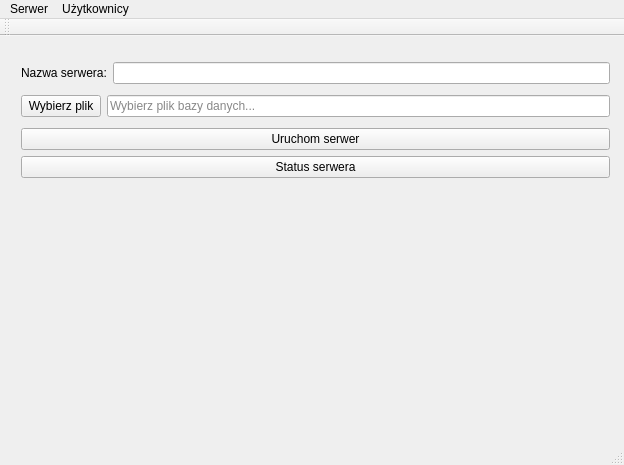
<?xml version="1.0" encoding="UTF-8"?>
<ui version="4.0">
 <class>serwer</class>
 <widget class="QMainWindow" name="serwer">
  <property name="geometry">
   <rect>
    <x>0</x>
    <y>0</y>
    <width>624</width>
    <height>465</height>
   </rect>
  </property>
  <property name="windowTitle">
   <string>serwer</string>
  </property>
  <property name="styleSheet">
   <string notr="true">QToolTip {
    border: 1px solid #76797C;
    background-color: #5A7566;
    color: white;
    padding: 0px;                /*remove padding, for fix combobox tooltip.*/
    opacity: 200;
}

QWidget {
    color: #eff0f1;
    background-color: #31363b;
    selection-background-color: #3daee9;
    selection-color: #eff0f1;
    background-clip: border;
    border-image: none;
    border: 0px transparent black;
    outline: 0;
}

QWidget:item:hover {
    background-color: #18465d;
    color: #eff0f1;
}

QWidget:item:selected {
    background-color: #18465d;
}

QCheckBox {
    spacing: 5px;
    outline: none;
    color: #eff0f1;
    margin-bottom: 2px;
}

QCheckBox:disabled {
    color: #76797C;
}

QCheckBox::indicator,
QGroupBox::indicator {
    width: 18px;
    height: 18px;
}

QGroupBox::indicator {
    margin-left: 2px;
}

QCheckBox::indicator:unchecked,
QGroupBox::indicator:unchecked {
    image: url(:/qss_icons/rc/checkbox_unchecked.png);
}

QCheckBox::indicator:unchecked:hover,
QCheckBox::indicator:unchecked:focus,
QCheckBox::indicator:unchecked:pressed,
QGroupBox::indicator:unchecked:hover,
QGroupBox::indicator:unchecked:focus,
QGroupBox::indicator:unchecked:pressed {
    border: none;
    image: url(:/qss_icons/rc/checkbox_unchecked_focus.png);
}

QCheckBox::indicator:checked,
QGroupBox::indicator:checked {
    image: url(:/qss_icons/rc/checkbox_checked.png);
}

QCheckBox::indicator:checked:hover,
QCheckBox::indicator:checked:focus,
QCheckBox::indicator:checked:pressed,
QGroupBox::indicator:checked:hover,
QGroupBox::indicator:checked:focus,
QGroupBox::indicator:checked:pressed {
    border: none;
    image: url(:/qss_icons/rc/checkbox_checked_focus.png);
}

QCheckBox::indicator:indeterminate {
    image: url(:/qss_icons/rc/checkbox_indeterminate.png);
}

QCheckBox::indicator:indeterminate:focus,
QCheckBox::indicator:indeterminate:hover,
QCheckBox::indicator:indeterminate:pressed {
    image: url(:/qss_icons/rc/checkbox_indeterminate_focus.png);
}

QCheckBox::indicator:checked:disabled,
QGroupBox::indicator:checked:disabled {
    image: url(:/qss_icons/rc/checkbox_checked_disabled.png);
}

QCheckBox::indicator:unchecked:disabled,
QGroupBox::indicator:unchecked:disabled {
    image: url(:/qss_icons/rc/checkbox_unchecked_disabled.png);
}

QRadioButton {
    spacing: 5px;
    outline: none;
    color: #eff0f1;
    margin-bottom: 2px;
}

QRadioButton:disabled {
    color: #76797C;
}

QRadioButton::indicator {
    width: 21px;
    height: 21px;
}

QRadioButton::indicator:unchecked {
    image: url(:/qss_icons/rc/radio_unchecked.png);
}

QRadioButton::indicator:unchecked:hover,
QRadioButton::indicator:unchecked:focus,
QRadioButton::indicator:unchecked:pressed {
    border: none;
    outline: none;
    image: url(:/qss_icons/rc/radio_unchecked_focus.png);
}

QRadioButton::indicator:checked {
    border: none;
    outline: none;
    image: url(:/qss_icons/rc/radio_checked.png);
}

QRadioButton::indicator:checked:hover,
QRadioButton::indicator:checked:focus,
QRadioButton::indicator:checked:pressed {
    border: none;
    outline: none;
    image: url(:/qss_icons/rc/radio_checked_focus.png);
}

QRadioButton::indicator:checked:disabled {
    outline: none;
    image: url(:/qss_icons/rc/radio_checked_disabled.png);
}

QRadioButton::indicator:unchecked:disabled {
    image: url(:/qss_icons/rc/radio_unchecked_disabled.png);
}

QMenuBar {
    background-color: #31363b;
    color: #eff0f1;
}

QMenuBar::item {
    background: transparent;
}

QMenuBar::item:selected {
    background: transparent;
    border: 1px solid #76797C;
}

QMenuBar::item:pressed {
    border: 1px solid #76797C;
    background-color: #3daee9;
    color: #eff0f1;
    margin-bottom: -1px;
    padding-bottom: 1px;
}

QMenu {
    border: 1px solid #76797C;
    color: #eff0f1;
    margin: 2px;
}

QMenu::icon {
    margin: 5px;
}

QMenu::item {
    padding: 5px 30px 5px 30px;
    border: 1px solid transparent;
    /* reserve space for selection border */
}

QMenu::item:selected {
    color: #eff0f1;
}

QMenu::separator {
    height: 2px;
    background: lightblue;
    margin-left: 10px;
    margin-right: 5px;
}

QMenu::indicator {
    width: 18px;
    height: 18px;
}


/* non-exclusive indicator = check box style indicator
   (see QActionGroup::setExclusive) */

QMenu::indicator:non-exclusive:unchecked {
    image: url(:/qss_icons/rc/checkbox_unchecked.png);
}

QMenu::indicator:non-exclusive:unchecked:selected {
    image: url(:/qss_icons/rc/checkbox_unchecked_disabled.png);
}

QMenu::indicator:non-exclusive:checked {
    image: url(:/qss_icons/rc/checkbox_checked.png);
}

QMenu::indicator:non-exclusive:checked:selected {
    image: url(:/qss_icons/rc/checkbox_checked_disabled.png);
}


/* exclusive indicator = radio button style indicator (see QActionGroup::setExclusive) */

QMenu::indicator:exclusive:unchecked {
    image: url(:/qss_icons/rc/radio_unchecked.png);
}

QMenu::indicator:exclusive:unchecked:selected {
    image: url(:/qss_icons/rc/radio_unchecked_disabled.png);
}

QMenu::indicator:exclusive:checked {
    image: url(:/qss_icons/rc/radio_checked.png);
}

QMenu::indicator:exclusive:checked:selected {
    image: url(:/qss_icons/rc/radio_checked_disabled.png);
}

QMenu::right-arrow {
    margin: 5px;
    image: url(:/qss_icons/rc/right_arrow.png)
}

QWidget:disabled {
    color: #454545;
    background-color: #31363b;
}

QAbstractItemView {
    alternate-background-color: #31363b;
    color: #eff0f1;
    border: 1px solid #3A3939;
    border-radius: 2px;
}

QWidget:focus,
QMenuBar:focus {
    border: 1px solid #3daee9;
}

QTabWidget:focus,
QCheckBox:focus,
QRadioButton:focus,
QSlider:focus {
    border: none;
}

QLineEdit {
    background-color: #232629;
    padding: 5px;
    border-style: solid;
    border: 1px solid #76797C;
    border-radius: 2px;
    color: #eff0f1;
}

QAbstractItemView QLineEdit {
    padding: 0;
}

QGroupBox {
    border: 1px solid #76797C;
    border-radius: 2px;
    margin-top: 20px;
}

QGroupBox::title {
    subcontrol-origin: margin;
    subcontrol-position: top center;
    padding-left: 10px;
    padding-right: 10px;
    padding-top: 10px;
}

QAbstractScrollArea {
    border-radius: 2px;
    border: 1px solid #76797C;
    background-color: transparent;
}

QScrollBar:horizontal {
    height: 15px;
    margin: 3px 15px 3px 15px;
    border: 1px transparent #2A2929;
    border-radius: 4px;
    background-color: #2A2929;
}

QScrollBar::handle:horizontal {
    background-color: #605F5F;
    min-width: 5px;
    border-radius: 4px;
}

QScrollBar::add-line:horizontal {
    margin: 0px 3px 0px 3px;
    border-image: url(:/qss_icons/rc/right_arrow_disabled.png);
    width: 10px;
    height: 10px;
    subcontrol-position: right;
    subcontrol-origin: margin;
}

QScrollBar::sub-line:horizontal {
    margin: 0px 3px 0px 3px;
    border-image: url(:/qss_icons/rc/left_arrow_disabled.png);
    height: 10px;
    width: 10px;
    subcontrol-position: left;
    subcontrol-origin: margin;
}

QScrollBar::add-line:horizontal:hover,
QScrollBar::add-line:horizontal:on {
    border-image: url(:/qss_icons/rc/right_arrow.png);
    height: 10px;
    width: 10px;
    subcontrol-position: right;
    subcontrol-origin: margin;
}

QScrollBar::sub-line:horizontal:hover,
QScrollBar::sub-line:horizontal:on {
    border-image: url(:/qss_icons/rc/left_arrow.png);
    height: 10px;
    width: 10px;
    subcontrol-position: left;
    subcontrol-origin: margin;
}

QScrollBar::up-arrow:horizontal,
QScrollBar::down-arrow:horizontal {
    background: none;
}

QScrollBar::add-page:horizontal,
QScrollBar::sub-page:horizontal {
    background: none;
}

QScrollBar:vertical {
    background-color: #2A2929;
    width: 15px;
    margin: 15px 3px 15px 3px;
    border: 1px transparent #2A2929;
    border-radius: 4px;
}

QScrollBar::handle:vertical {
    background-color: #605F5F;
    min-height: 5px;
    border-radius: 4px;
}

QScrollBar::sub-line:vertical {
    margin: 3px 0px 3px 0px;
    border-image: url(:/qss_icons/rc/up_arrow_disabled.png);
    height: 10px;
    width: 10px;
    subcontrol-position: top;
    subcontrol-origin: margin;
}

QScrollBar::add-line:vertical {
    margin: 3px 0px 3px 0px;
    border-image: url(:/qss_icons/rc/down_arrow_disabled.png);
    height: 10px;
    width: 10px;
    subcontrol-position: bottom;
    subcontrol-origin: margin;
}

QScrollBar::sub-line:vertical:hover,
QScrollBar::sub-line:vertical:on {
    border-image: url(:/qss_icons/rc/up_arrow.png);
    height: 10px;
    width: 10px;
    subcontrol-position: top;
    subcontrol-origin: margin;
}

QScrollBar::add-line:vertical:hover,
QScrollBar::add-line:vertical:on {
    border-image: url(:/qss_icons/rc/down_arrow.png);
    height: 10px;
    width: 10px;
    subcontrol-position: bottom;
    subcontrol-origin: margin;
}

QScrollBar::up-arrow:vertical,
QScrollBar::down-arrow:vertical {
    background: none;
}

QScrollBar::add-page:vertical,
QScrollBar::sub-page:vertical {
    background: none;
}

QTextEdit {
    background-color: #232629;
    color: #eff0f1;
    border: 1px solid #76797C;
}

QPlainTextEdit {
    background-color: #232629;
    ;
    color: #eff0f1;
    border-radius: 2px;
    border: 1px solid #76797C;
}

QHeaderView::section {
    background-color: #76797C;
    color: #eff0f1;
    padding: 5px;
    border: 1px solid #76797C;
}

QSizeGrip {
    image: url(:/qss_icons/rc/sizegrip.png);
    width: 12px;
    height: 12px;
}

QMainWindow::separator {
    background-color: #31363b;
    color: white;
    padding-left: 4px;
    spacing: 2px;
    border: 1px dashed #76797C;
}

QMainWindow::separator:hover {
    background-color: #787876;
    color: white;
    padding-left: 4px;
    border: 1px solid #76797C;
    spacing: 2px;
}

QMenu::separator {
    height: 1px;
    background-color: #76797C;
    color: white;
    padding-left: 4px;
    margin-left: 10px;
    margin-right: 5px;
}

QFrame {
    border-radius: 2px;
    border: 1px solid #76797C;
}

QFrame[frameShape=&quot;0&quot;] {
    border-radius: 2px;
    border: 1px transparent #76797C;
}

QStackedWidget {
    border: 1px transparent black;
}

QToolBar {
    border: 1px transparent #393838;
    background: 1px solid #31363b;
    font-weight: bold;
}

QToolBar::handle:horizontal {
    image: url(:/qss_icons/rc/Hmovetoolbar.png);
}

QToolBar::handle:vertical {
    image: url(:/qss_icons/rc/Vmovetoolbar.png);
}

QToolBar::separator:horizontal {
    image: url(:/qss_icons/rc/Hsepartoolbar.png);
}

QToolBar::separator:vertical {
    image: url(:/qss_icons/rc/Vsepartoolbar.png);
}

QToolButton#qt_toolbar_ext_button {
    background: #58595a
}

QPushButton {
    color: #eff0f1;
    background-color: #31363b;
    border-width: 1px;
    border-color: #76797C;
    border-style: solid;
    padding: 5px;
    border-radius: 2px;
    outline: none;
}

QPushButton:disabled {
    background-color: #31363b;
    border-width: 1px;
    border-color: #454545;
    border-style: solid;
    padding-top: 5px;
    padding-bottom: 5px;
    padding-left: 10px;
    padding-right: 10px;
    border-radius: 2px;
    color: #454545;
}

QPushButton:focus {
    background-color: #3daee9;
    color: white;
}

QPushButton:pressed {
    background-color: #3daee9;
    padding-top: -15px;
    padding-bottom: -17px;
}

QComboBox {
    selection-background-color: #3daee9;
    border-style: solid;
    border: 1px solid #76797C;
    border-radius: 2px;
    padding: 5px;
    min-width: 75px;
}

QPushButton:checked {
    background-color: #76797C;
    border-color: #6A6969;
}

QComboBox:hover,
QPushButton:hover,
QAbstractSpinBox:hover,
QLineEdit:hover,
QTextEdit:hover,
QPlainTextEdit:hover,
QAbstractView:hover,
QTreeView:hover {
    border: 1px solid #3daee9;
    color: #eff0f1;
}

QComboBox:on {
    padding-top: 3px;
    padding-left: 4px;
    selection-background-color: #4a4a4a;
}

QComboBox QAbstractItemView {
    background-color: #232629;
    border-radius: 2px;
    border: 1px solid #76797C;
    selection-background-color: #18465d;
}

QComboBox::drop-down {
    subcontrol-origin: padding;
    subcontrol-position: top right;
    width: 15px;
    border-left-width: 0px;
    border-left-color: darkgray;
    border-left-style: solid;
    border-top-right-radius: 3px;
    border-bottom-right-radius: 3px;
}

QComboBox::down-arrow {
    image: url(:/qss_icons/rc/down_arrow_disabled.png);
}

QComboBox::down-arrow:on,
QComboBox::down-arrow:hover,
QComboBox::down-arrow:focus {
    image: url(:/qss_icons/rc/down_arrow.png);
}

QAbstractSpinBox {
    padding: 5px;
    border: 1px solid #76797C;
    background-color: #232629;
    color: #eff0f1;
    border-radius: 2px;
    min-width: 75px;
}

QAbstractSpinBox:up-button {
    background-color: transparent;
    subcontrol-origin: border;
    subcontrol-position: center right;
}

QAbstractSpinBox:down-button {
    background-color: transparent;
    subcontrol-origin: border;
    subcontrol-position: center left;
}

QAbstractSpinBox::up-arrow,
QAbstractSpinBox::up-arrow:disabled,
QAbstractSpinBox::up-arrow:off {
    image: url(:/qss_icons/rc/up_arrow_disabled.png);
    width: 10px;
    height: 10px;
}

QAbstractSpinBox::up-arrow:hover {
    image: url(:/qss_icons/rc/up_arrow.png);
}

QAbstractSpinBox::down-arrow,
QAbstractSpinBox::down-arrow:disabled,
QAbstractSpinBox::down-arrow:off {
    image: url(:/qss_icons/rc/down_arrow_disabled.png);
    width: 10px;
    height: 10px;
}

QAbstractSpinBox::down-arrow:hover {
    image: url(:/qss_icons/rc/down_arrow.png);
}

QLabel {
    border: 0px solid black;
}

QTabWidget {
    border: 0px transparent black;
}

QTabWidget::pane {
    border: 1px solid #76797C;
    padding: 5px;
    margin: 0px;
}

QTabWidget::tab-bar {
    /* left: 5px; move to the right by 5px */
}

QTabBar {
    qproperty-drawBase: 0;
    border-radius: 3px;
}

QTabBar:focus {
    border: 0px transparent black;
}

QTabBar::close-button {
    image: url(:/qss_icons/rc/close.png);
    background: transparent;
}

QTabBar::close-button:hover {
    image: url(:/qss_icons/rc/close-hover.png);
    background: transparent;
}

QTabBar::close-button:pressed {
    image: url(:/qss_icons/rc/close-pressed.png);
    background: transparent;
}


/* TOP TABS */

QTabBar::tab:top {
    color: #eff0f1;
    border: 1px solid #76797C;
    border-bottom: 1px transparent black;
    background-color: #31363b;
    padding: 5px;
    min-width: 50px;
    border-top-left-radius: 2px;
    border-top-right-radius: 2px;
}

QTabBar::tab:top:selected {
    color: #eff0f1;
    background-color: #54575B;
    border: 1px solid #76797C;
    border-bottom: 2px solid #3daee9;
    border-top-left-radius: 2px;
    border-top-right-radius: 2px;
}

QTabBar::tab:top:!selected:hover {
    background-color: #3daee9;
}


/* BOTTOM TABS */

QTabBar::tab:bottom {
    color: #eff0f1;
    border: 1px solid #76797C;
    border-top: 1px transparent black;
    background-color: #31363b;
    padding: 5px;
    border-bottom-left-radius: 2px;
    border-bottom-right-radius: 2px;
    min-width: 50px;
}

QTabBar::tab:bottom:selected {
    color: #eff0f1;
    background-color: #54575B;
    border: 1px solid #76797C;
    border-top: 2px solid #3daee9;
    border-bottom-left-radius: 2px;
    border-bottom-right-radius: 2px;
}

QTabBar::tab:bottom:!selected:hover {
    background-color: #3daee9;
}


/* LEFT TABS */

QTabBar::tab:left {
    color: #eff0f1;
    border: 1px solid #76797C;
    border-left: 1px transparent black;
    background-color: #31363b;
    padding: 5px;
    border-top-right-radius: 2px;
    border-bottom-right-radius: 2px;
    min-height: 50px;
}

QTabBar::tab:left:selected {
    color: #eff0f1;
    background-color: #54575B;
    border: 1px solid #76797C;
    border-left: 2px solid #3daee9;
    border-top-right-radius: 2px;
    border-bottom-right-radius: 2px;
}

QTabBar::tab:left:!selected:hover {
    background-color: #3daee9;
}


/* RIGHT TABS */

QTabBar::tab:right {
    color: #eff0f1;
    border: 1px solid #76797C;
    border-right: 1px transparent black;
    background-color: #31363b;
    padding: 5px;
    border-top-left-radius: 2px;
    border-bottom-left-radius: 2px;
    min-height: 50px;
}

QTabBar::tab:right:selected {
    color: #eff0f1;
    background-color: #54575B;
    border: 1px solid #76797C;
    border-right: 2px solid #3daee9;
    border-top-left-radius: 2px;
    border-bottom-left-radius: 2px;
}

QTabBar::tab:right:!selected:hover {
    background-color: #3daee9;
}

QTabBar QToolButton::right-arrow:enabled {
    image: url(:/qss_icons/rc/right_arrow.png);
}

QTabBar QToolButton::left-arrow:enabled {
    image: url(:/qss_icons/rc/left_arrow.png);
}

QTabBar QToolButton::right-arrow:disabled {
    image: url(:/qss_icons/rc/right_arrow_disabled.png);
}

QTabBar QToolButton::left-arrow:disabled {
    image: url(:/qss_icons/rc/left_arrow_disabled.png);
}

QDockWidget {
    background: #31363b;
    border: 1px solid #403F3F;
    titlebar-close-icon: url(:/qss_icons/rc/close.png);
    titlebar-normal-icon: url(:/qss_icons/rc/undock.png);
}

QDockWidget::close-button,
QDockWidget::float-button {
    border: 1px solid transparent;
    border-radius: 2px;
    background: transparent;
}

QDockWidget::close-button:hover,
QDockWidget::float-button:hover {
    background: rgba(255, 255, 255, 10);
}

QDockWidget::close-button:pressed,
QDockWidget::float-button:pressed {
    padding: 1px -1px -1px 1px;
    background: rgba(255, 255, 255, 10);
}

QTreeView,
QListView {
    border: 1px solid #76797C;
    background-color: #232629;
}

QTreeView:branch:selected,
QTreeView:branch:hover {
    background: url(:/qss_icons/rc/transparent.png);
}

QTreeView::branch:has-siblings:!adjoins-item {
    border-image: url(:/qss_icons/rc/transparent.png);
}

QTreeView::branch:has-siblings:adjoins-item {
    border-image: url(:/qss_icons/rc/transparent.png);
}

QTreeView::branch:!has-children:!has-siblings:adjoins-item {
    border-image: url(:/qss_icons/rc/transparent.png);
}

QTreeView::branch:has-children:!has-siblings:closed,
QTreeView::branch:closed:has-children:has-siblings {
    image: url(:/qss_icons/rc/branch_closed.png);
}

QTreeView::branch:open:has-children:!has-siblings,
QTreeView::branch:open:has-children:has-siblings {
    image: url(:/qss_icons/rc/branch_open.png);
}

QTreeView::branch:has-children:!has-siblings:closed:hover,
QTreeView::branch:closed:has-children:has-siblings:hover {
    image: url(:/qss_icons/rc/branch_closed-on.png);
}

QTreeView::branch:open:has-children:!has-siblings:hover,
QTreeView::branch:open:has-children:has-siblings:hover {
    image: url(:/qss_icons/rc/branch_open-on.png);
}

QListView::item:!selected:hover,
QTreeView::item:!selected:hover {
    background: #18465d;
    outline: 0;
    color: #eff0f1
}

QListView::item:selected:hover,
QTreeView::item:selected:hover {
    background: #287399;
    color: #eff0f1;
}

QTreeView::indicator:checked,
QListView::indicator:checked {
    image: url(:/qss_icons/rc/checkbox_checked.png);
}

QTreeView::indicator:unchecked,
QListView::indicator:unchecked {
    image: url(:/qss_icons/rc/checkbox_unchecked.png);
}

QTreeView::indicator:indeterminate,
QListView::indicator:indeterminate {
    image: url(:/qss_icons/rc/checkbox_indeterminate.png);
}

QTreeView::indicator:checked:hover,
QTreeView::indicator:checked:focus,
QTreeView::indicator:checked:pressed,
QListView::indicator:checked:hover,
QListView::indicator:checked:focus,
QListView::indicator:checked:pressed {
    image: url(:/qss_icons/rc/checkbox_checked_focus.png);
}

QTreeView::indicator:unchecked:hover,
QTreeView::indicator:unchecked:focus,
QTreeView::indicator:unchecked:pressed,
QListView::indicator:unchecked:hover,
QListView::indicator:unchecked:focus,
QListView::indicator:unchecked:pressed {
    image: url(:/qss_icons/rc/checkbox_unchecked_focus.png);
}

QTreeView::indicator:indeterminate:hover,
QTreeView::indicator:indeterminate:focus,
QTreeView::indicator:indeterminate:pressed,
QListView::indicator:indeterminate:hover,
QListView::indicator:indeterminate:focus,
QListView::indicator:indeterminate:pressed {
    image: url(:/qss_icons/rc/checkbox_indeterminate_focus.png);
}

QSlider::groove:horizontal {
    border: 1px solid #565a5e;
    height: 4px;
    background: #565a5e;
    margin: 0px;
    border-radius: 2px;
}

QSlider::handle:horizontal {
    background: #232629;
    border: 1px solid #565a5e;
    width: 16px;
    height: 16px;
    margin: -8px 0;
    border-radius: 9px;
}

QSlider::sub-page:horizontal {
    border: 1px solid #565a5e;
    height: 4px;
    background: #3daee9;
    margin: 0px;
    border-radius: 2px;
}

QSlider::groove:vertical {
    border: 1px solid #565a5e;
    width: 4px;
    background: #565a5e;
    margin: 0px;
    border-radius: 3px;
}

QSlider::handle:vertical {
    background: #232629;
    border: 1px solid #565a5e;
    width: 16px;
    height: 16px;
    margin: 0 -8px;
    border-radius: 9px;
}

QSlider::sub-page:vertical {
    border: 1px solid #565a5e;
    width: 4px;
    background: #3daee9;
    margin: 0px;
    border-radius: 3px;
}

QToolButton {
    background-color: transparent;
    border: 1px transparent #76797C;
    border-radius: 2px;
    margin: 3px;
    padding: 5px;
}

QToolButton[popupMode=&quot;1&quot;] {
    /* only for MenuButtonPopup */
    padding-right: 20px;
    /* make way for the popup button */
    border: 1px #76797C;
    border-radius: 5px;
}

QToolButton[popupMode=&quot;2&quot;] {
    /* only for InstantPopup */
    padding-right: 10px;
    /* make way for the popup button */
    border: 1px #76797C;
}

QToolButton:hover,
QToolButton::menu-button:hover {
    background-color: transparent;
    border: 1px solid #3daee9;
    padding: 5px;
}

QToolButton:checked,
QToolButton:pressed,
QToolButton::menu-button:pressed {
    background-color: #3daee9;
    border: 1px solid #3daee9;
    padding: 5px;
}


/* the subcontrol below is used only in the InstantPopup or DelayedPopup mode */

QToolButton::menu-indicator {
    image: url(:/qss_icons/rc/down_arrow.png);
    top: -7px;
    left: -2px;
    /* shift it a bit */
}


/* the subcontrols below are used only in the MenuButtonPopup mode */

QToolButton::menu-button {
    border: 1px transparent #76797C;
    border-top-right-radius: 6px;
    border-bottom-right-radius: 6px;
    /* 16px width + 4px for border = 20px allocated above */
    width: 16px;
    outline: none;
}

QToolButton::menu-arrow {
    image: url(:/qss_icons/rc/down_arrow.png);
}

QToolButton::menu-arrow:open {
    border: 1px solid #76797C;
}

QPushButton::menu-indicator {
    subcontrol-origin: padding;
    subcontrol-position: bottom right;
    bottom: 5px;
}

QTableView {
    border: 1px solid #76797C;
    gridline-color: #31363b;
    background-color: #232629;
}

QTableView,
QHeaderView {
    border-radius: 0px;
}

QTableView::item:pressed,
QListView::item:pressed,
QTreeView::item:pressed {
    background: #18465d;
    color: #eff0f1;
}

QTableView::item:selected:active,
QTreeView::item:selected:active,
QListView::item:selected:active {
    background: #287399;
    color: #eff0f1;
}

QHeaderView {
    background-color: #31363b;
    border: 1px transparent;
    border-radius: 0px;
    margin: 0px;
    padding: 0px;
}

QHeaderView::section {
    background-color: #31363b;
    color: #eff0f1;
    padding: 5px;
    border: 1px solid #76797C;
    border-radius: 0px;
    text-align: center;
}

QHeaderView::section::vertical::first,
QHeaderView::section::vertical::only-one {
    border-top: 1px solid #76797C;
}

QHeaderView::section::vertical {
    border-top: transparent;
}

QHeaderView::section::horizontal::first,
QHeaderView::section::horizontal::only-one {
    border-left: 1px solid #76797C;
}

QHeaderView::section::horizontal {
    border-left: transparent;
}

QHeaderView::section:checked {
    color: white;
    background-color: #334e5e;
}


/* style the sort indicator */

QHeaderView::down-arrow {
    image: url(:/qss_icons/rc/down_arrow.png);
}

QHeaderView::up-arrow {
    image: url(:/qss_icons/rc/up_arrow.png);
}

QTableCornerButton::section {
    background-color: #31363b;
    border: 1px transparent #76797C;
    border-radius: 0px;
}

QToolBox {
    padding: 5px;
    border: 1px transparent black;
}

QToolBox::tab {
    color: #eff0f1;
    background-color: #31363b;
    border: 1px solid #76797C;
    border-bottom: 1px transparent #31363b;
    border-top-left-radius: 5px;
    border-top-right-radius: 5px;
}

QToolBox::tab:selected {
    /* italicize selected tabs */
    font: italic;
    background-color: #31363b;
    border-color: #3daee9;
}

QStatusBar::item {
    border: 0px transparent dark;
}

QFrame[height=&quot;3&quot;],
QFrame[width=&quot;3&quot;] {
    background-color: #76797C;
}

QSplitter::handle {
    border: 1px dashed #76797C;
}

QSplitter::handle:hover {
    background-color: #787876;
    border: 1px solid #76797C;
}

QSplitter::handle:horizontal {
    width: 1px;
}

QSplitter::handle:vertical {
    height: 1px;
}

QProgressBar {
    border: 1px solid #76797C;
    border-radius: 5px;
    text-align: center;
}

QProgressBar::chunk {
    background-color: #05B8CC;
}

QDateEdit {
    selection-background-color: #3daee9;
    border-style: solid;
    border: 1px solid #3375A3;
    border-radius: 2px;
    padding: 1px;
    min-width: 75px;
}

QDateEdit:on {
    padding-top: 3px;
    padding-left: 4px;
    selection-background-color: #4a4a4a;
}

QDateEdit QAbstractItemView {
    background-color: #232629;
    border-radius: 2px;
    border: 1px solid #3375A3;
    selection-background-color: #3daee9;
}

QDateEdit::drop-down {
    subcontrol-origin: padding;
    subcontrol-position: top right;
    width: 15px;
    border-left-width: 0px;
    border-left-color: darkgray;
    border-left-style: solid;
    border-top-right-radius: 3px;
    border-bottom-right-radius: 3px;
}

QDateEdit::down-arrow {
    image: url(:/qss_icons/rc/down_arrow_disabled.png);
}

QDateEdit::down-arrow:on,
QDateEdit::down-arrow:hover,
QDateEdit::down-arrow:focus {
    image: url(:/qss_icons/rc/down_arrow.png);
}
</string>
  </property>
  <widget class="QWidget" name="centralWidget">
   <widget class="QWidget" name="layoutWidget">
    <property name="geometry">
     <rect>
      <x>10</x>
      <y>10</y>
      <width>611</width>
      <height>148</height>
     </rect>
    </property>
    <layout class="QVBoxLayout" name="verticalLayout_2">
     <item>
      <layout class="QHBoxLayout" name="horizontalLayout_4">
       <item>
        <widget class="QLabel" name="label">
         <property name="text">
          <string>Nazwa serwera:</string>
         </property>
        </widget>
       </item>
       <item>
        <widget class="QLineEdit" name="server_name_field">
         <property name="minimumSize">
          <size>
           <width>100</width>
           <height>0</height>
          </size>
         </property>
        </widget>
       </item>
      </layout>
     </item>
     <item>
      <layout class="QHBoxLayout" name="horizontalLayout_2">
       <property name="sizeConstraint">
        <enum>QLayout::SetNoConstraint</enum>
       </property>
       <item>
        <widget class="QPushButton" name="button_addDb">
         <property name="text">
          <string>Wybierz plik</string>
         </property>
        </widget>
       </item>
       <item>
        <widget class="QLineEdit" name="dbPath">
         <property name="enabled">
          <bool>true</bool>
         </property>
         <property name="styleSheet">
          <string notr="true">color: #888888;</string>
         </property>
         <property name="text">
          <string>Wybierz plik bazy danych...</string>
         </property>
        </widget>
       </item>
      </layout>
     </item>
     <item>
      <layout class="QVBoxLayout" name="verticalLayout">
       <item>
        <widget class="QPushButton" name="run_server">
         <property name="text">
          <string>Uruchom serwer</string>
         </property>
        </widget>
       </item>
       <item>
        <widget class="QPushButton" name="server_status">
         <property name="text">
          <string>Status serwera</string>
         </property>
        </widget>
       </item>
      </layout>
     </item>
    </layout>
   </widget>
   <widget class="QLabel" name="serwer_info">
    <property name="geometry">
     <rect>
      <x>20</x>
      <y>380</y>
      <width>201</width>
      <height>16</height>
     </rect>
    </property>
    <property name="text">
     <string/>
    </property>
   </widget>
   <widget class="QLabel" name="db_image">
    <property name="geometry">
     <rect>
      <x>470</x>
      <y>200</y>
      <width>256</width>
      <height>256</height>
     </rect>
    </property>
    <property name="text">
     <string/>
    </property>
   </widget>
  </widget>
  <widget class="QMenuBar" name="menuBar">
   <property name="geometry">
    <rect>
     <x>0</x>
     <y>0</y>
     <width>624</width>
     <height>26</height>
    </rect>
   </property>
   <widget class="QMenu" name="menuSerwer_Data">
    <property name="title">
     <string>Serwer</string>
    </property>
   </widget>
   <widget class="QMenu" name="menuaaa">
    <property name="title">
     <string>Użytkownicy</string>
    </property>
    <addaction name="actionLista_u_ytkownik_w"/>
   </widget>
   <addaction name="menuSerwer_Data"/>
   <addaction name="menuaaa"/>
  </widget>
  <widget class="QToolBar" name="mainToolBar">
   <attribute name="toolBarArea">
    <enum>TopToolBarArea</enum>
   </attribute>
   <attribute name="toolBarBreak">
    <bool>false</bool>
   </attribute>
  </widget>
  <widget class="QStatusBar" name="statusBar"/>
  <action name="actionLista_u_ytkownik_w">
   <property name="text">
    <string>Lista użytkowników</string>
   </property>
  </action>
 </widget>
 <layoutdefault spacing="6" margin="11"/>
 <resources/>
 <connections/>
</ui>
